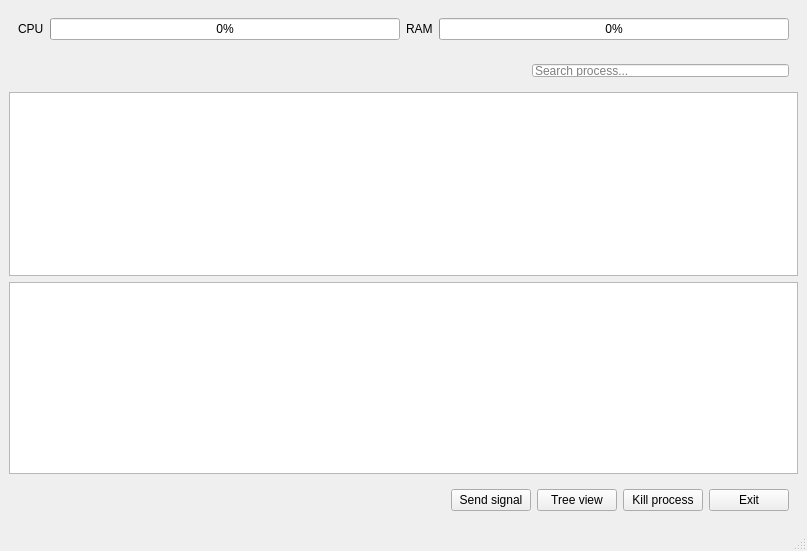
<?xml version="1.0" encoding="UTF-8"?>
<ui version="4.0">
 <class>MainWindow</class>
 <widget class="QMainWindow" name="MainWindow">
  <property name="geometry">
   <rect>
    <x>0</x>
    <y>0</y>
    <width>807</width>
    <height>551</height>
   </rect>
  </property>
  <property name="windowTitle">
   <string>MainWindow</string>
  </property>
  <widget class="QWidget" name="centralwidget">
   <layout class="QVBoxLayout" name="verticalLayout">
    <item>
     <widget class="QWidget" name="widget_2" native="true">
      <layout class="QHBoxLayout" name="horizontalLayout_3">
       <item>
        <widget class="QLabel" name="cpuLabel">
         <property name="text">
          <string>CPU</string>
         </property>
        </widget>
       </item>
       <item>
        <widget class="QProgressBar" name="cpuBar">
         <property name="value">
          <number>0</number>
         </property>
         <property name="format">
          <string>%p%</string>
         </property>
        </widget>
       </item>
       <item>
        <widget class="QLabel" name="ramLabel">
         <property name="text">
          <string>RAM</string>
         </property>
        </widget>
       </item>
       <item>
        <widget class="QProgressBar" name="ramBar">
         <property name="value">
          <number>0</number>
         </property>
        </widget>
       </item>
      </layout>
     </widget>
    </item>
    <item>
     <widget class="QWidget" name="widget2" native="true">
      <property name="sizePolicy">
       <sizepolicy hsizetype="Minimum" vsizetype="Preferred">
        <horstretch>0</horstretch>
        <verstretch>0</verstretch>
       </sizepolicy>
      </property>
      <property name="minimumSize">
       <size>
        <width>0</width>
        <height>30</height>
       </size>
      </property>
      <property name="layoutDirection">
       <enum>Qt::LayoutDirection::LeftToRight</enum>
      </property>
      <layout class="QHBoxLayout" name="horizontalLayout_2">
       <item>
        <spacer name="horizontalSpacer_2">
         <property name="orientation">
          <enum>Qt::Orientation::Horizontal</enum>
         </property>
         <property name="sizeHint" stdset="0">
          <size>
           <width>60</width>
           <height>20</height>
          </size>
         </property>
        </spacer>
       </item>
       <item>
        <spacer name="horizontalSpacer_3">
         <property name="orientation">
          <enum>Qt::Orientation::Horizontal</enum>
         </property>
         <property name="sizeHint" stdset="0">
          <size>
           <width>40</width>
           <height>20</height>
          </size>
         </property>
        </spacer>
       </item>
       <item>
        <widget class="QLineEdit" name="filterEdit">
         <property name="layoutDirection">
          <enum>Qt::LayoutDirection::LeftToRight</enum>
         </property>
         <property name="placeholderText">
          <string>Search process...</string>
         </property>
        </widget>
       </item>
      </layout>
     </widget>
    </item>
    <item>
     <widget class="QTreeView" name="treeView"/>
    </item>
    <item>
     <widget class="QTableView" name="tableView">
      <property name="sizePolicy">
       <sizepolicy hsizetype="Expanding" vsizetype="MinimumExpanding">
        <horstretch>0</horstretch>
        <verstretch>0</verstretch>
       </sizepolicy>
      </property>
      <property name="sortingEnabled">
       <bool>false</bool>
      </property>
     </widget>
    </item>
    <item>
     <widget class="QWidget" name="widget" native="true">
      <layout class="QHBoxLayout" name="horizontalLayout">
       <item>
        <spacer name="horizontalSpacer">
         <property name="orientation">
          <enum>Qt::Orientation::Horizontal</enum>
         </property>
         <property name="sizeHint" stdset="0">
          <size>
           <width>40</width>
           <height>20</height>
          </size>
         </property>
        </spacer>
       </item>
       <item>
        <widget class="QPushButton" name="sendSignalButton">
         <property name="text">
          <string>Send signal</string>
         </property>
        </widget>
       </item>
       <item>
        <widget class="QPushButton" name="viewToggleButton">
         <property name="text">
          <string>Tree view</string>
         </property>
        </widget>
       </item>
       <item>
        <widget class="QPushButton" name="killButton">
         <property name="text">
          <string>Kill process</string>
         </property>
        </widget>
       </item>
       <item>
        <widget class="QPushButton" name="exitButton">
         <property name="text">
          <string>Exit</string>
         </property>
        </widget>
       </item>
      </layout>
     </widget>
    </item>
   </layout>
  </widget>
  <widget class="QMenuBar" name="menubar">
   <property name="geometry">
    <rect>
     <x>0</x>
     <y>0</y>
     <width>807</width>
     <height>19</height>
    </rect>
   </property>
  </widget>
  <widget class="QStatusBar" name="statusbar"/>
 </widget>
 <resources/>
 <connections/>
</ui>
